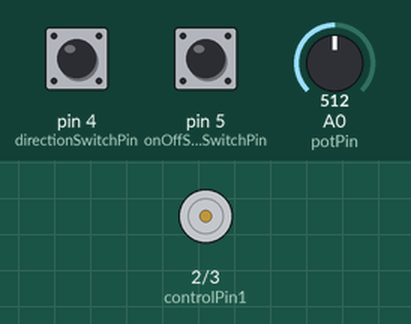
Simulated run of this sketch. Board: Arduino Uno, built with avr-gcc and run on an emulated ATmega328P. On the bench: motor-driver pin pairs drawn as motors (green arrow = first pin HIGH = forward, orange = second pin HIGH = backward, longer = more drive, scaled by the enable pin). The inputs (shaded band) are chosen by the test bench; at power-on: pin 4 (directionSwitchPin) LOW, pin 5 (onOffSwitchStateSwitchPin) LOW, A0 (potPin) = 512.

Above: at 1.2 s.
1.3 s: pin 4 (directionSwitchPin) pulled HIGH for 0.15 s
2.9 s: pin 5 (onOffSwitchStateSwitchPin) pulled HIGH for 0.15 s
At 4.0 s:
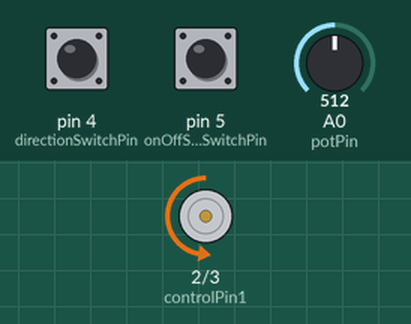
4.5 s: A0 (potPin) set to 716
At 5.2 s:
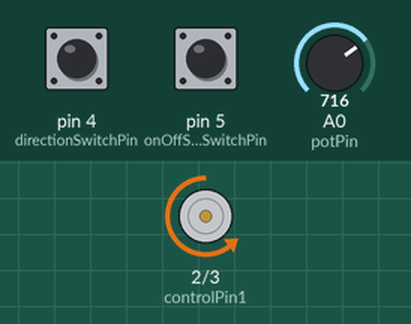
6.0 s: A0 (potPin) set to 900
At 6.3 s:
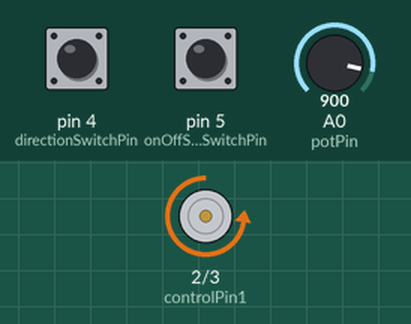
7.5 s: pin 4 (directionSwitchPin) pulled HIGH for 1 s
At 8.7 s:
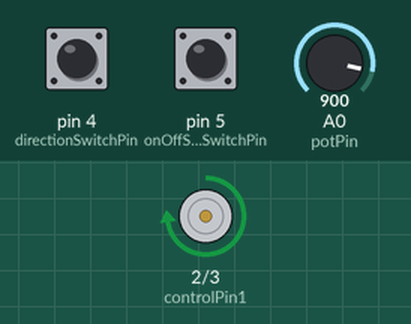
10.0 s: A0 (potPin) set to 511
At 10.6 s:
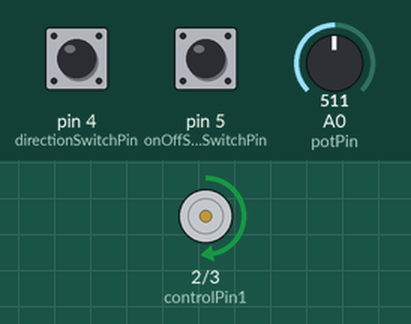
Timing chart, 0 to 12.5 s (numbered marks = the images above; inputs shaded):
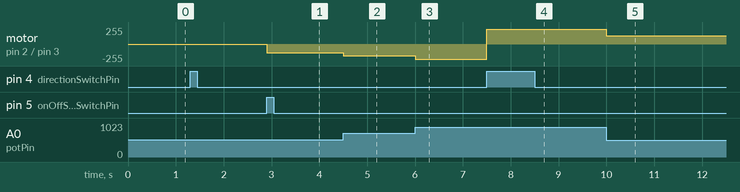

Measured:
- after the input at 2.9 s, motor on pin 2 (controlPin1) / pin 3 (controlPin2): stopped → backward 128/255 at once
- after the input at 4.5 s, motor on pin 2 (controlPin1) / pin 3 (controlPin2): backward 128/255 → backward 179/255 at once
- after the input at 6.0 s, motor on pin 2 (controlPin1) / pin 3 (controlPin2): backward 179/255 → backward 225/255 at once
- after the input at 7.5 s, motor on pin 2 (controlPin1) / pin 3 (controlPin2): backward 225/255 → forward 225/255 at once
- after the input at 10.0 s, motor on pin 2 (controlPin1) / pin 3 (controlPin2): forward 225/255 → forward 127/255 at once

The sketch:

project_10.ino
```cpp
const int controlPin1 = 2;
const int controlPin2 = 3;
const int enablePin = 9;
const int directionSwitchPin = 4;
const int onOffSwitchStateSwitchPin = 5;
const int potPin = A0;

int onOffSwitchState = 0;
int previousOnOffSwitchState = 0;
int directionSwitchState = 0;
int previousDirectionSwitchState = 0;

int motorEnabled = 0;
int motorSpeed = 0;
int motorDirection = 1;

void setup() {
  // put your setup code here, to run once:
  pinMode(directionSwitchPin, INPUT);
  pinMode(onOffSwitchStateSwitchPin, INPUT);
  pinMode(controlPin1, OUTPUT);
  pinMode(controlPin2, OUTPUT);
  pinMode(enablePin, OUTPUT);
  digitalWrite(enablePin, LOW);
}

void loop() {
  // put your main code here, to run repeatedly:
  onOffSwitchState = digitalRead(onOffSwitchStateSwitchPin);
  delay(1);
  directionSwitchState = digitalRead(directionSwitchPin);
  motorSpeed = analogRead(potPin)/4;

  if(onOffSwitchState != previousOnOffSwitchState && onOffSwitchState == HIGH){
    motorEnabled = !motorEnabled;
  }

  if(directionSwitchState != previousDirectionSwitchState && directionSwitchState == HIGH){
    motorDirection = !motorDirection;
  }

  if(motorDirection == 1){
    digitalWrite(controlPin1, HIGH);
    digitalWrite(controlPin2, LOW);
  }else{
    digitalWrite(controlPin1, LOW);
    digitalWrite(controlPin2, HIGH);
  }

  if(motorEnabled == 1){
    analogWrite(enablePin, motorSpeed);
  }else{
    analogWrite(enablePin, 0);
  }

  previousDirectionSwitchState = directionSwitchState;
  previousOnOffSwitchState = onOffSwitchState;
}
```
